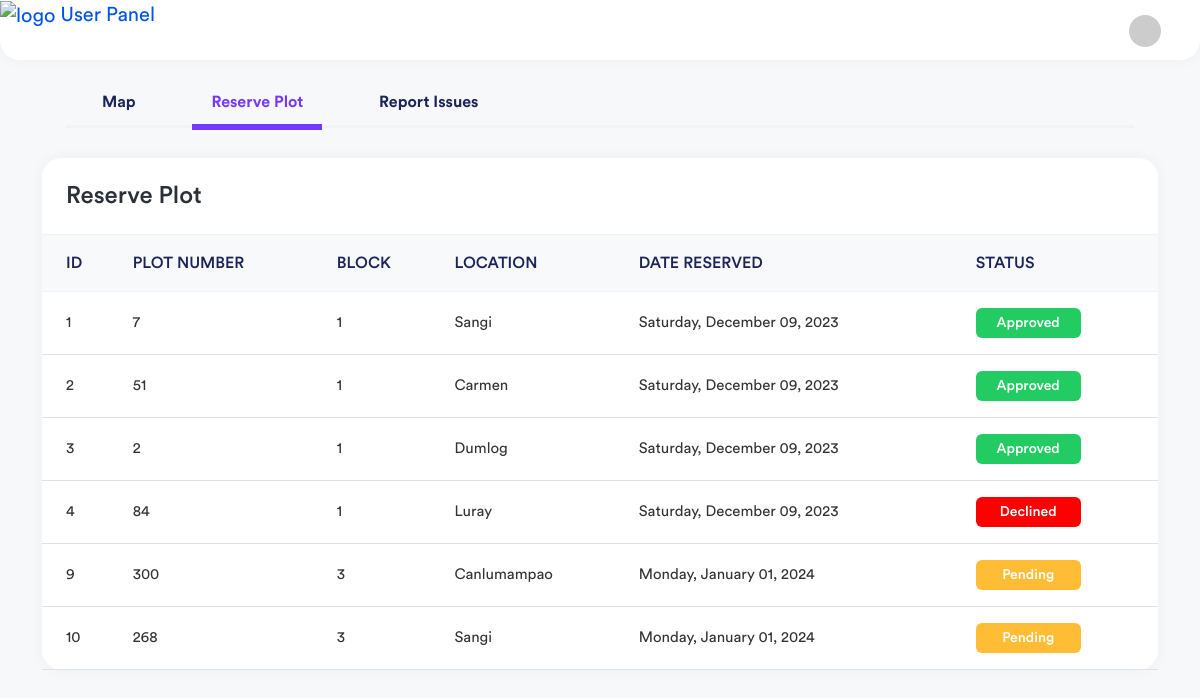
/user/index.php?q=view-reserve (signed in), run on an earlier commit of the app's database.
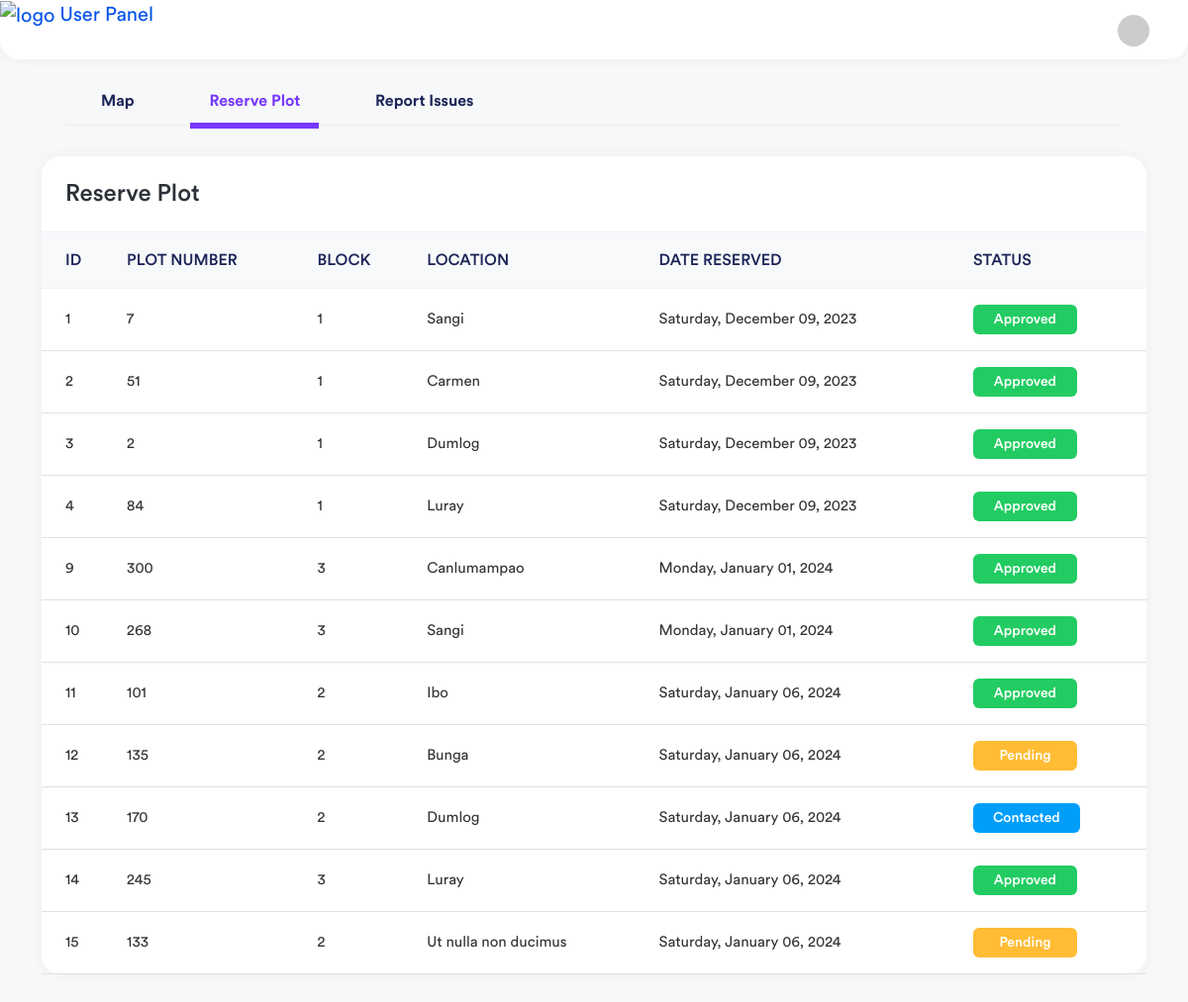
And on a later commit of the database.
### tables this page shows
CREATE TABLE `tblreserve` (
  `id` int(11) NOT NULL,
  `user_id` int(11) NOT NULL,
  `graveno` int(11) NOT NULL,
  `block` int(11) NOT NULL,
  `location` varchar(100) NOT NULL,
  `status` varchar(100) NOT NULL DEFAULT 'Pending',
  `email` varchar(100) NOT NULL,
  `mobile_number` varchar(100) NOT NULL,
  `created_at` datetime NOT NULL DEFAULT current_timestamp()
);

### user/index.php (called while the page is built, shortened)
<?php
require_once("theme/templates.php");

### include/database.php (called while the page is built, shortened)
<?php
class Database {
	var $sql_string = '';
	private $conn;
	public function open_connection() {
		$this->conn = mysqli_connect(server,user,pass);
		if(!$this->conn){
			echo "Problem in database connection! Contact administrator!";
			exit();
		}else{
			$db_select = mysqli_select_db($this->conn,database_name);
		}
	}
	function setQuery($sql='') {
		$this->sql_string=$sql;
	}
	function executeQuery() {
		$result = mysqli_query($this->conn,$this->sql_string);
		return $result;
	}
	private function confirm_query($result) {
		return $result;
	}
	function loadResultList( $key='' ) {
		$cur = $this->executeQuery();
		$array = array();
		while ($row = mysqli_fetch_object($cur)) {
			if ($key) {
				$array[$row->$key] = $row;
			} else {
				$array[] = $row;
			}
		}
		return $array;
	}
}
$mydb = new Database();
?>

### user/reserved-plot.php (the view, shortened to what this page needs)
<div class="col-xl-12 d-flex">
	<div class="content container-fluid">
		<div class="card invoices-tabs-card">
			<div class="card-body card-body pt-0 pb-0">
				<div class="invoices-items-main-tabs">
					<div class="row align-items-center">
						<div class="col-lg-12 col-md-12">
							<div class="invoices-items-tabs">
								<ul>
									<li><a href="?q=map">Map</a></li>
									<li><a href="?q=view-reserve" class="active">Reserve Plot</a></li>
									<li><a href="?q=report">Report Issues</a></li>
								</ul>
							</div>
						</div>
					</div>
				</div>
			</div>
		</div>
		<div class="row">
			<div class="col-12">
				<div class="card card-table">
                    <div class="card-header">
						<h4 class="card-title">Reserve Plot</h4>
					</div>
					<div class="card-body">
						<div class="table-responsive">
							<table class="table table-stripped table-hover datatable">
								<thead class="thead-light">
									<tr>
										<th>ID</th>
										<th>PLOT NUMBER</th>
										<th>BLOCK</th>
										<th>LOCATION</th>
										<th>DATE RESERVED</th>
										<th>STATUS</th>
									</tr>
								</thead>
								<tbody>
									<?php
                                    $sql = "SELECT * FROM tblreserve WHERE user_id = ".$_SESSION['USERID']." ORDER BY id ASC";
                                    $mydb->setQuery($sql);
                                    $cur = $mydb->loadResultList();
									if ($cur) {
                                        foreach ($cur as $res) {
                                            echo '<tr>';
                                            echo '<td>' . $res->id . '</td>';
                                            echo '<td>' . $res->graveno . '</td>';
                                            echo '<td>' . $res->block . '</td>';
                                            echo '<td>' . $res->location . '</td>';
                                            echo '<td>' . date_format(date_create($res->created_at), 'l, F d, Y') . '</td>';
                                            if ($res->status == 'Pending') {
                                                echo '<td><span class="badge bg-warning">' . $res->status . '</span></td>';
                                            } else if ($res->status == 'Approved') {
                                                echo '<td><span class="badge bg-success">' . $res->status . '</span></td>';
                                            } else if ($res->status == 'Cancelled') {
                                                echo '<td><span class="badge bg-danger">' . $res->status . '</span></td>';
                                            } else if ($res->status == 'Contacted') {
                                                echo '<td><span class="badge bg-info">' . $res->status . '</span></td>';
                                            }else{
                                                echo '<td><span class="badge bg-danger">' . $res->status . '</span></td>';
                                            }
                                            echo '</tr>';
										}
									}else{
                                        echo '<tr>';
                                        echo '<td colspan="7" style="text-align:center">No Record Found!</td>';
                                        echo '</tr>';
									}?>
								</tbody>
							</table>
						</div>
					</div>
				</div>
			</div>
		</div>
	</div>
</div>

What changed in the data, as far as the page shows it:
changed tblreserve id 4: status "Declined" → "Approved"
changed tblreserve "Canlumampao": status "Pending" → "Approved"
changed tblreserve id 10: status "Pending" → "Approved"
added tblreserve: id "11", graveno "101", block "2", location "Ibo", created_at "Saturday, January 06, 2024", status "Approved"
added tblreserve: id "12", graveno "135", block "2", location "Bunga", created_at "Saturday, January 06, 2024", status "Pending"
added tblreserve: id "13", graveno "170", block "2", location "Dumlog", created_at "Saturday, January 06, 2024", status "Contacted"
added tblreserve: id "14", graveno "245", block "3", location "Luray", created_at "Saturday, January 06, 2024", status "Approved"
added tblreserve: id "15", graveno "133", block "2", location "Ut nulla non ducimus", created_at "Saturday, January 06, 2024", status "Pending"
